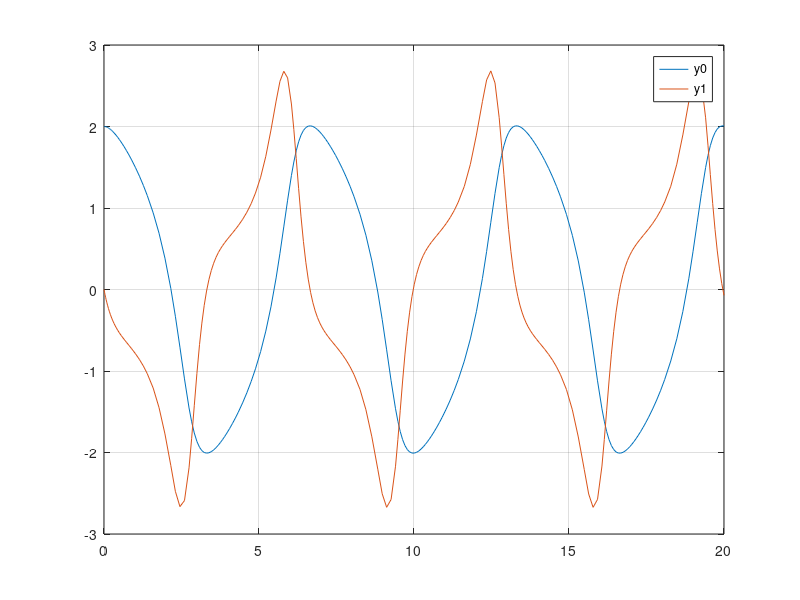

Recreate this plot in MATLAB.
close all; clear, clc

function dy = fun(x, y)
    dy = [y(2)
          (1-y(1).^2)*y(2)-y(1)];
end

tspan = [0 20];
y0 = [2; 0];

[t, y] = ode45(@fun, tspan, y0);

plot(t,y), grid on
legend('y0','y1')